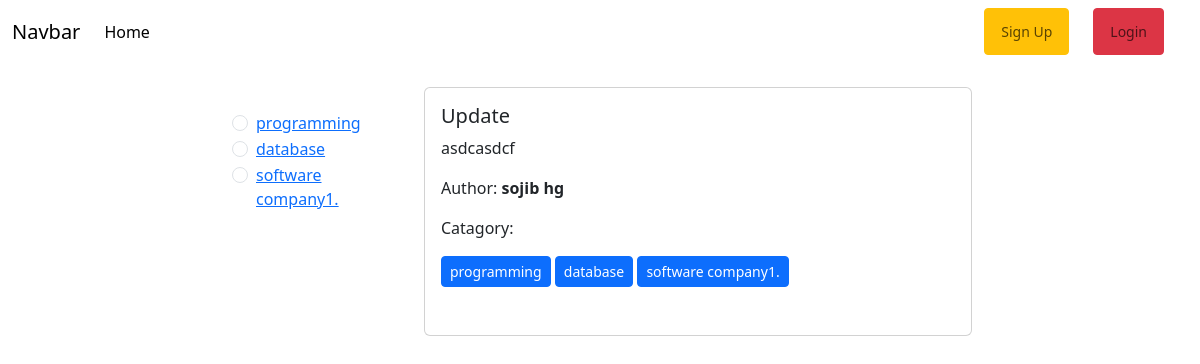
Before: / with the older database file.
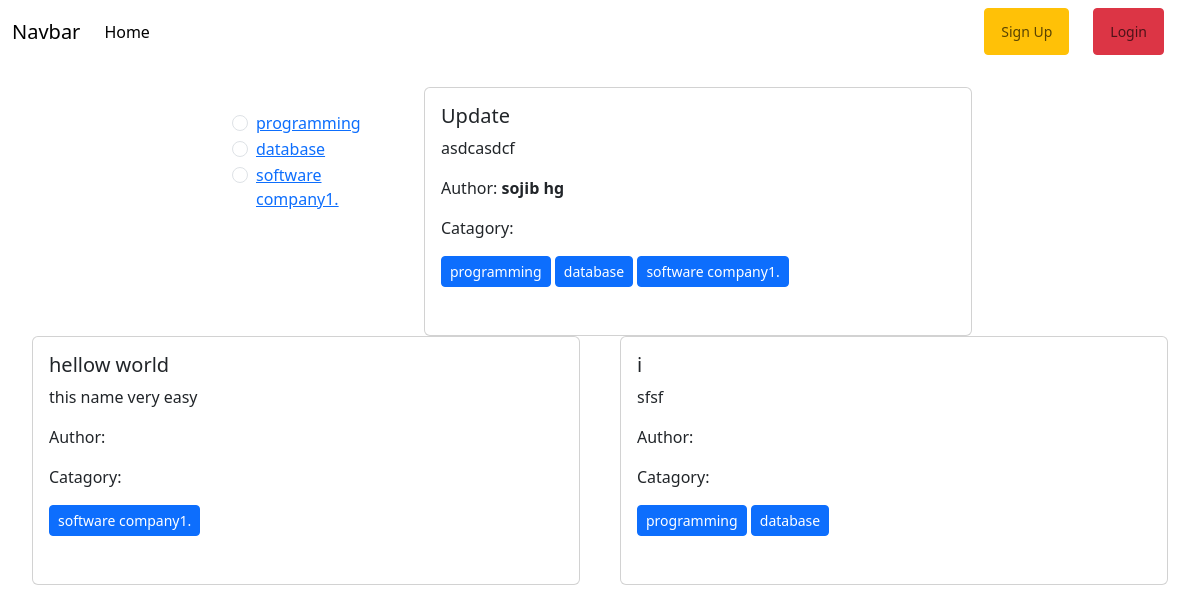
After: the same page with the newer database file.
### catagories/models.py (models this page shows)
class catagori(models.Model):
    name = models.CharField(max_length=100)
    slug = models.SlugField(max_length=100, unique=True, null=True, blank=True)
    def __str__(self):
        return f"{self.name}"

### posts/models.py (models this page shows, shortened)
class post(models.Model):
    title = models.CharField(max_length=50)
    content = models.TextField()
    category = models.ManyToManyField(catagori) # ekta post multiple categorir moddhe thakte pare abar ekta categorir moddhe multiple post thakte pare
    author = models.ForeignKey(User, on_delete=models.CASCADE)

### blog_project/views.py (the view)
# urls.py: path('', homepage,name='home_page'),
def homepage(request,category_slug=None):
    data = post.objects.all()
    if category_slug is not None:
        category_data =  catagori.objects.get(slug = category_slug)
        data = post.objects.filter(category = category_data)
    categories = catagori.objects.all()
    return render(request,'home.html',{'data':data , 'category': categories})

### templates/home.html
{% extends "base.html" %}
{% block content %}
<div class="row d-flex flex-wrap justify-content-center px-4 pt-4">
  <div class="col-2 p-4">
  {% for cat in category  %}
  <div class="form-check">
    <input class="form-check-input" type="radio" name="catagory" id="{{cat.id}}">
    <label class="form-check-label" for="{{cat.id}}">
    <a href="{% url 'catagory_slug_post' cat.slug %}"> {{cat.name}}</a>
    </label>
  </div>
  {% endfor %}
  </div>
    {% for post in data %}
    <div class="col-sm-3 col-md-6">
        <div class="card mx-2">
          <div class="card-body">
            <h5 class="card-title">{{post.title}}</h5>
            <p class="card-text"> {{post.content}}</p>
            <p class="card-text"> Author: <b>{{post.author.first_name}}</b></p>
            <p class="card-text"> Catagory:
                <p  >{% for cat in post.category.all %}
                    <p class=" btn btn-primary btn-sm " disabled >  {{cat}} <b></b></p>
                    {% endfor %}
                </p>
            </p>
          </div>
        </div>
      </div>
    {% endfor %}
  </div>
{% endblock content %}

Changed rows visible on the page:
added post: title "hellow world", content "this name very easy", catagori (name "software company1.")
added post: title "i", content "sfsf", catagori (name "programming"), catagori (name "database")
